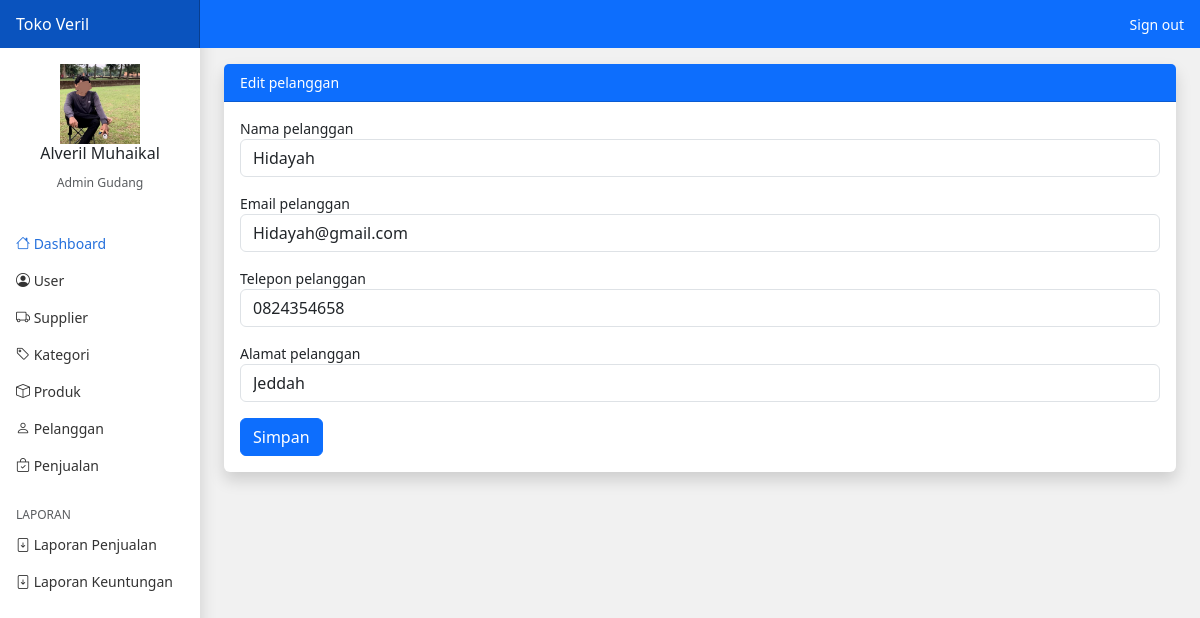
/gudang/index.php?page=pelanggan_edit&id=1 (signed in), run on the app's committed database.
### tables this page shows
CREATE TABLE `pelanggan` (
  `id_pelanggan` int(11) NOT NULL,
  `id_toko` int(11) NOT NULL,
  `nama_pelanggan` varchar(100) NOT NULL,
  `email_pelanggan` varchar(100) NOT NULL,
  `telepon_pelanggan` varchar(25) NOT NULL,
  `alamat_pelanggan` varchar(100) NOT NULL
);

### gudang/pelanggan_edit.php (the view, shortened to what this page needs)
<?php
$id_pelanggan = $_GET['id'];
$id_toko =$_SESSION['user']['id_toko'];
$ambil = $koneksi->query("SELECT * FROM pelanggan WHERE id_pelanggan ='$id_pelanggan' AND id_toko ='$id_toko' ");
$pelanggan = $ambil->fetch_assoc();
?>
<div class="card border-0 shadow">
    <div class="card-header bg-primary text-white">Edit pelanggan</div>
    <div class="card-body">
        <form method="post">
            <div class="mb-3">
                <label>Nama pelanggan</label>
                <input type="text" name="nama" class="form-control" value="<?php echo $pelanggan['nama_pelanggan'] ?>">
            </div>
            <div class="mb-3">
                <label>Email pelanggan</label>
                <input type="text" name="email" class="form-control" value="<?php echo $pelanggan['email_pelanggan'] ?>">
            </div>
            <div class="mb-3">
                <label>Telepon pelanggan</label>
                <input type="text" name="telepon" class="form-control" value="<?php echo $pelanggan['telepon_pelanggan'] ?>">
            </div>
            <div class="mb-3">
                <label>Alamat pelanggan</label>
                <input type="text" name="alamat" class="form-control" value="<?php echo $pelanggan['alamat_pelanggan'] ?>">
            </div>
            <button class="btn btn-primary" name="simpan">Simpan</button>
        </form>
    </div>
</div>

### assets/css/dashboard.css (style rules this page uses)
body { font-size: .875rem; }

### data on the page
pelanggan: nama "Hidayah", email "Hidayah@gmail.com", telepon "0824354658", alamat "Jeddah"

### other printed values
$_SESSION['user']['nama_user'] "Alveril Muhaikal"
